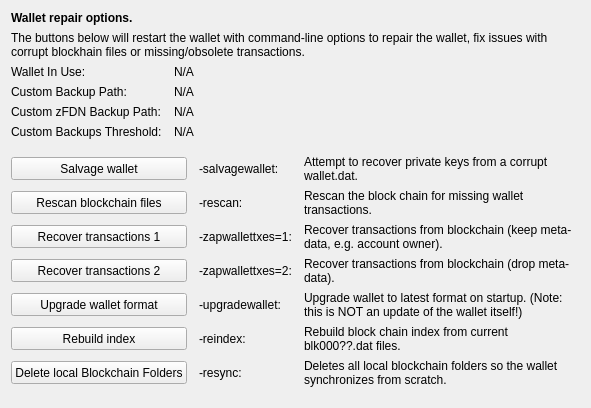
     <widget class="QWidget" name="tab_repair">
      <attribute name="title">
       <string>&amp;Wallet Repair</string>
      </attribute>
      <layout class="QGridLayout" name="gridLayout_4" columnstretch="0,0,0,0">
       <property name="horizontalSpacing">
        <number>12</number>
       </property>
       <item row="0" column="0" colspan="4">
        <widget class="QLabel" name="label_repair_header">
         <property name="font">
          <font>
           <weight>75</weight>
           <bold>true</bold>
          </font>
         </property>
         <property name="text">
          <string>Wallet repair options.</string>
         </property>
        </widget>
       </item>
       <item row="1" column="0" colspan="4">
        <widget class="QLabel" name="label_repair_helptext">
         <property name="font">
          <font>
           <weight>50</weight>
           <bold>false</bold>
          </font>
         </property>
         <property name="text">
          <string>The buttons below will restart the wallet with command-line options to repair the wallet, fix issues with corrupt blockhain files or missing/obsolete transactions.</string>
         </property>
         <property name="wordWrap">
          <bool>true</bool>
         </property>
        </widget>
       </item>
       <item row="2" column="0">
        <widget class="QLabel" name="wallet_path_label">
         <property name="text">
          <string>Wallet In Use:</string>
         </property>
        </widget>
       </item>
       <item row="2" column="1" colspan="3">
        <widget class="QLabel" name="wallet_path">
         <property name="cursor">
          <cursorShape>IBeamCursor</cursorShape>
         </property>
         <property name="text">
          <string>N/A</string>
         </property>
         <property name="textFormat">
          <enum>Qt::PlainText</enum>
         </property>
         <property name="textInteractionFlags">
          <set>Qt::LinksAccessibleByMouse|Qt::TextSelectableByKeyboard|Qt::TextSelectableByMouse</set>
         </property>
        </widget>
       </item>
       <item row="3" column="0">
        <widget class="QLabel" name="wallet_custombackuppath_label">
         <property name="text">
          <string>Custom Backup Path:</string>
         </property>
         <property name="visible">
          <bool>false</bool>
         </property>
        </widget>
       </item>
       <item row="3" column="1" colspan="3">
        <widget class="QLabel" name="wallet_custombackuppath">
         <property name="cursor">
          <cursorShape>IBeamCursor</cursorShape>
         </property>
         <property name="text">
          <string>N/A</string>
         </property>
         <property name="textFormat">
          <enum>Qt::PlainText</enum>
         </property>
         <property name="textInteractionFlags">
          <set>Qt::LinksAccessibleByMouse|Qt::TextSelectableByKeyboard|Qt::TextSelectableByMouse</set>
         </property>
         <property name="visible">
          <bool>false</bool>
         </property>
        </widget>
       </item>
       <item row="4" column="0">
        <widget class="QLabel" name="wallet_customzfdnbackuppath_label">
         <property name="text">
          <string>Custom zFDN Backup Path:</string>
         </property>
         <property name="visible">
          <bool>false</bool>
         </property>
        </widget>
       </item>
       <item row="4" column="1" colspan="3">
        <widget class="QLabel" name="wallet_customzfdnbackuppath">
         <property name="cursor">
          <cursorShape>IBeamCursor</cursorShape>
         </property>
         <property name="text">
          <string>N/A</string>
         </property>
         <property name="textFormat">
          <enum>Qt::PlainText</enum>
         </property>
         <property name="textInteractionFlags">
          <set>Qt::LinksAccessibleByMouse|Qt::TextSelectableByKeyboard|Qt::TextSelectableByMouse</set>
         </property>
         <property name="visible">
          <bool>false</bool>
         </property>
        </widget>
       </item>
       <item row="5" column="0">
        <widget class="QLabel" name="wallet_custombackupthreshold_label">
         <property name="text">
          <string>Custom Backups Threshold:</string>
         </property>
         <property name="visible">
          <bool>false</bool>
         </property>
        </widget>
       </item>
       <item row="5" column="1" colspan="3">
        <widget class="QLabel" name="wallet_custombackupthreshold">
         <property name="cursor">
          <cursorShape>IBeamCursor</cursorShape>
         </property>
         <property name="text">
          <string>N/A</string>
         </property>
         <property name="textFormat">
          <enum>Qt::PlainText</enum>
         </property>
         <property name="textInteractionFlags">
          <set>Qt::LinksAccessibleByMouse|Qt::TextSelectableByKeyboard|Qt::TextSelectableByMouse</set>
         </property>
         <property name="visible">
          <bool>false</bool>
         </property>
        </widget>
       </item>
       <item row="6" column="0">
        <spacer name="verticalSpacer_repair1">
         <property name="orientation">
          <enum>Qt::Vertical</enum>
         </property>
         <property name="sizeHint" stdset="0">
          <size>
           <width>10</width>
           <height>10</height>
          </size>
         </property>
        </spacer>
       </item>
       <item row="7" column="0" colspan="2">
        <widget class="QPushButton" name="btn_salvagewallet">
         <property name="minimumSize">
          <size>
           <width>100</width>
           <height>23</height>
          </size>
         </property>
         <property name="text">
          <string>Salvage wallet</string>
         </property>
        </widget>
       </item>
       <item row="7" column="2">
        <widget class="QLabel" name="label_repair_salvage_command">
         <property name="text">
          <string notr="true">-salvagewallet:</string>
         </property>
        </widget>
       </item>
       <item row="7" column="3">
        <widget class="QLabel" name="label_repair_salvage">
         <property name="text">
          <string>Attempt to recover private keys from a corrupt wallet.dat.</string>
         </property>
         <property name="wordWrap">
          <bool>true</bool>
         </property>
        </widget>
       </item>
       <item row="8" column="0" colspan="2">
        <widget class="QPushButton" name="btn_rescan">
         <property name="minimumSize">
          <size>
           <width>100</width>
           <height>23</height>
          </size>
         </property>
         <property name="text">
          <string>Rescan blockchain files</string>
         </property>
        </widget>
       </item>
       <item row="8" column="2">
        <widget class="QLabel" name="label_repair_rescan_command">
         <property name="text">
          <string notr="true">-rescan:</string>
         </property>
        </widget>
       </item>
       <item row="8" column="3">
        <widget class="QLabel" name="label_repair_rescan">
         <property name="text">
          <string>Rescan the block chain for missing wallet transactions.</string>
         </property>
         <property name="wordWrap">
          <bool>true</bool>
         </property>
        </widget>
       </item>
       <item row="9" column="0" colspan="2">
        <widget class="QPushButton" name="btn_zapwallettxes1">
         <property name="minimumSize">
          <size>
           <width>100</width>
           <height>23</height>
          </size>
         </property>
         <property name="text">
          <string>Recover transactions 1</string>
         </property>
        </widget>
       </item>
       <item row="9" column="2">
        <widget class="QLabel" name="label_repair_zap1_command">
         <property name="text">
          <string notr="true">-zapwallettxes=1:</string>
         </property>
        </widget>
       </item>
       <item row="9" column="3">
        <widget class="QLabel" name="label_repair_zap1">
         <property name="text">
          <string>Recover transactions from blockchain (keep meta-data, e.g. account owner).</string>
         </property>
         <property name="wordWrap">
          <bool>true</bool>
         </property>
        </widget>
       </item>
       <item row="10" column="0" colspan="2">
        <widget class="QPushButton" name="btn_zapwallettxes2">
         <property name="minimumSize">
          <size>
           <width>100</width>
           <height>23</height>
          </size>
         </property>
         <property name="text">
          <string>Recover transactions 2</string>
         </property>
        </widget>
       </item>
       <item row="10" column="2">
        <widget class="QLabel" name="label_repair_zap2_command">
         <property name="text">
          <string notr="true">-zapwallettxes=2:</string>
         </property>
        </widget>
       </item>
       <item row="10" column="3">
        <widget class="QLabel" name="label_repair_zap2">
         <property name="text">
          <string>Recover transactions from blockchain (drop meta-data).</string>
         </property>
         <property name="wordWrap">
          <bool>true</bool>
         </property>
        </widget>
       </item>
       <item row="11" column="0" colspan="2">
        <widget class="QPushButton" name="btn_upgradewallet">
         <property name="minimumSize">
          <size>
           <width>100</width>
           <height>23</height>
          </size>
         </property>
         <property name="text">
          <string>Upgrade wallet format</string>
         </property>
        </widget>
       </item>
       <item row="11" column="2">
        <widget class="QLabel" name="label_repair_upgrade_command">
         <property name="text">
          <string notr="true">-upgradewallet:</string>
         </property>
        </widget>
       </item>
       <item row="11" column="3">
        <widget class="QLabel" name="label_repair_upgrade">
         <property name="text">
          <string>Upgrade wallet to latest format on startup. (Note: this is NOT an update of the wallet itself!)</string>
         </property>
         <property name="wordWrap">
          <bool>true</bool>
         </property>
        </widget>
       </item>
       <item row="12" column="0" colspan="2">
        <widget class="QPushButton" name="btn_reindex">
         <property name="minimumSize">
          <size>
           <width>100</width>
           <height>23</height>
          </size>
         </property>
         <property name="text">
          <string>Rebuild index</string>
         </property>
        </widget>
       </item>
       <item row="12" column="2">
        <widget class="QLabel" name="label_repair_reindex_command">
         <property name="text">
          <string notr="true">-reindex:</string>
         </property>
        </widget>
       </item>
       <item row="12" column="3">
        <widget class="QLabel" name="label_repair_reindex">
         <property name="text">
          <string>Rebuild block chain index from current blk000??.dat files.</string>
         </property>
         <property name="wordWrap">
          <bool>true</bool>
         </property>
        </widget>
       </item>
       <item row="13" column="0" colspan="2">
        <widget class="QPushButton" name="btn_resync">
         <property name="minimumSize">
          <size>
           <width>100</width>
           <height>23</height>
          </size>
         </property>
         <property name="text">
          <string>Delete local Blockchain Folders</string>
         </property>
        </widget>
       </item>
       <item row="13" column="2">
        <widget class="QLabel" name="label_repair_resync_command">
         <property name="text">
          <string>-resync:</string>
         </property>
        </widget>
       </item>
       <item row="13" column="3">
        <widget class="QLabel" name="label_repair_resync">
         <property name="text">
          <string>Deletes all local blockchain folders so the wallet synchronizes from scratch.</string>
         </property>
         <property name="wordWrap">
          <bool>true</bool>
         </property>
        </widget>
       </item>
       <item row="14" column="0">
        <spacer name="verticalSpacer_repair2">
         <property name="orientation">
          <enum>Qt::Vertical</enum>
         </property>
         <property name="sizeHint" stdset="0">
          <size>
           <width>20</width>
           <height>10</height>
          </size>
         </property>
        </spacer>
       </item>
      </layout>
     </widget>
